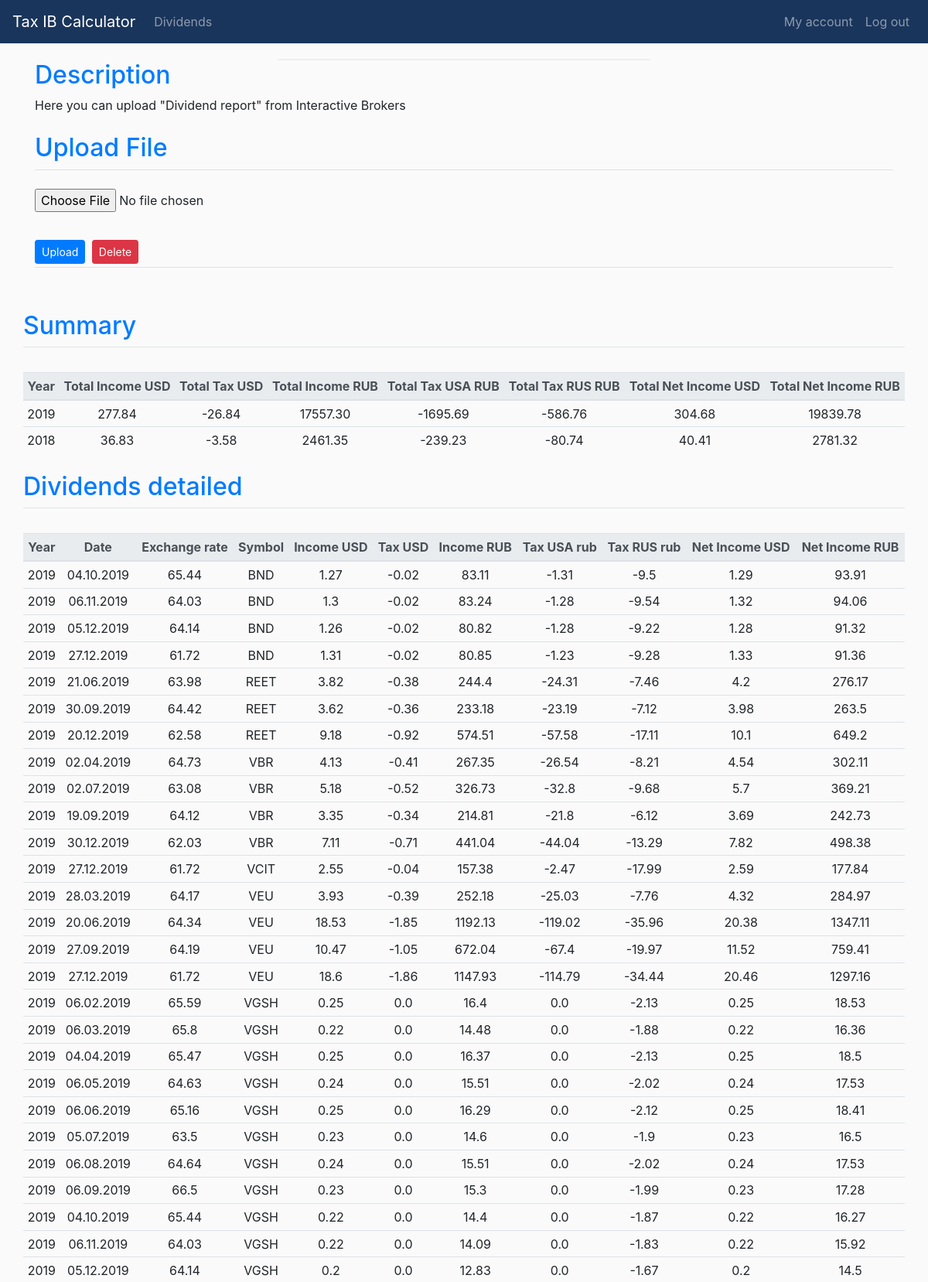
Screenshot of /dividends (signed in, upper part) with the database file from the repository.
### application/models.py (models this page shows, shortened)
class Dividends(db.Model, UserMixin):
    dividend_id = db.Column(db.Integer, primary_key=True)
    symbol = db.Column(db.String(100), nullable = False)
    div_date = db.Column(db.String(50), nullable = False)
    div_year = db.Column(db.Integer, nullable = False)
    gross_income_usd = db.Column(db.Float,nullable = False)
    tax_us = db.Column(db.Float,nullable=False)
    exchange_rate = db.Column(db.Float,nullable=False)
    gross_income_rub = db.Column(db.Float,nullable = False)
    tax_USA_rub = db.Column(db.Float,nullable=False)
    tax_RUS_rub = db.Column(db.Float,nullable=False)
    net_income_usd = db.Column(db.Float,nullable=False)
    net_income_rub = db.Column(db.Float,nullable=False)
    users_id = db.Column(db.Integer, db.ForeignKey('users.id'), nullable=False)

### application/routes.py (the view)
@app.route("/dividends", methods=["GET","POST"])
@login_required
def dividends():
    form = DividendsUploadForm()
    if form.validate_on_submit():
        if form.csv.data:
            f = form.csv.data
            fstring = f.read().decode("utf-8").lower()
            index_left = fstring.find("DividendDetail".lower())
            index_right = fstring.find("DividendRevenueSummary".lower())
            tmp_string = fstring[index_left:index_right]
            splitted_list = tmp_string.splitlines()
            splitted_list = [s.rstrip(",") for s in splitted_list]
            reader = csv.DictReader(splitted_list)
            for row in reader:
                if row["datadiscriminator"] == "summary":
                    d1 = datetime.strptime(row["reportdate"], '%Y%m%d')
                    d2 = datetime.strftime(d1,"%d.%m.%Y")
                    exch_rate = 0
                    with open("application/usd.csv",'r') as file_usd:
                        usd_reader = csv.DictReader(file_usd)
                        while exch_rate == 0:
                            for d in usd_reader:
                                if datetime.strptime(d["data"],'%d.%m.%Y') == d1:
                                    exch_rate = float(d["curs"])
                                elif datetime.strptime(d["data"],'%d.%m.%Y') > d1:
                                    exch_rate = prev_exch_rate
                                else:
                                    prev_exch_rate = float(d["curs"])
                    income_rub = float(row["grossinusd"])  * float(exch_rate)
                    taxInUsRub = float(row["withholdinusd"]) * float(exch_rate)
                    tax13 = income_rub * -0.13
                    taxInRus = tax13 - taxInUsRub
                    if taxInRus > 0:
                        taxInRus = 0
                    net_usd = float(row["grossinusd"]) - float(row["withholdinusd"])
                    net_rub = income_rub - taxInUsRub - taxInRus
                    data = Dividends(
                        symbol = row["symbol"].upper(),
                        div_date = d2,
                        div_year = int(row["reportdate"][0:4]),
                        gross_income_usd = float(row["grossinusd"]),
                        tax_us = float(row["withholdinusd"]),
                        exchange_rate = "{:.2f}".format(exch_rate),
                        gross_income_rub = "{:.2f}".format(income_rub),
                        tax_USA_rub = "{:.2f}".format(taxInUsRub),
                        tax_RUS_rub = "{:.2f}".format(taxInRus),
                        net_income_usd = "{:.2f}".format(net_usd),
                        net_income_rub = "{:.2f}".format(net_rub),
                        users_id = current_user.id
                    )
                    db.session.add(data)
                    db.session.commit()
        return redirect(url_for('dividends'))
    else:
        q = Dividends.query.filter(Dividends.users_id == current_user.id).order_by(Dividends.div_year.desc()).all()
        q2 = db.session.query(
                        Dividends.div_year,
                        db.func.sum(Dividends.gross_income_usd),
                        db.func.sum(Dividends.tax_us),
                        db.func.sum(Dividends.gross_income_rub),
                        db.func.sum(Dividends.tax_USA_rub),
                        db.func.sum(Dividends.tax_RUS_rub),
                        db.func.sum(Dividends.net_income_usd),
                        db.func.sum(Dividends.net_income_rub)
                        ).group_by(Dividends.div_year).order_by(Dividends.div_year.desc()).all()
        i = 0
        summary = []
        for row in q2:
            summary.append(
                {
                "div_year": row[0],
                "gross_income_usd": "{:.2f}".format(row[1]),
                "tax_us": "{:.2f}".format(row[2]),
                "gross_income_rub": "{:.2f}".format(row[3]),
                "tax_USA_rub": "{:.2f}".format(row[4]),
                "tax_RUS_rub": "{:.2f}".format(row[5]),
                "net_income_usd": "{:.2f}".format(row[6]),
                "net_income_rub": "{:.2f}".format(row[7])
                }
            )
            i += 1
        return render_template("dividends.html", form=form, dividends=q, summary=summary)

### application/forms.py
class DividendsUploadForm(FlaskForm):
    csv = FileField("Dividends", validators=[FileAllowed(['csv'])])
    submit = SubmitField('Upload')

### application/models.py (called while the page is built)
@login_manager.user_loader
def load_user(user_id):
    return Users.query.get(int(user_id))

### application/templates/dividends.html (shortened to what this page needs)
{% extends 'base.html' %}
{% block main %}
<div class="container">
  <h2 class="text-primary">Description</h2>
  <div class="row">
    <p class="col-12">
      Here you can upload "Dividend report" from Interactive Brokers
    </p>
  </div>
</div>
  <div class="container">
      <form method="POST", action="/dividends" enctype="multipart/form-data">
          <fieldset class="form-group">
              <legend class="pt-2 text-primary border-bottom mb-4"><h2>Upload File</h2></legend>
              <div class="form-group">
                  {{form.csv(class="form-control-file")}}
              </div>
          </fieldset>
          <div class="border-bottom">
              {{ form.submit(class="btn btn-sm btn-primary") }}
              <button type="button" class="btn btn-sm btn-danger m-1" data-toggle="modal" data-target="#deleteModal">Delete</button>
          </div>
      </form>
    </div>
    {% if not dividends%}
    <div class="container mt-5">
        <h6 style="color: red">There is no data uploaded</h6>
    </div>
    {% else %}
    <div class="container mt-5">
      <div class="row">
          <legend class="pt-2 text-primary border-bottom mb-4"><h2>Summary</h2></legend>
      </div>
      <div class="row pt-2">
        <table class="table table-sm text-center">
          <thead class="thead-light">
            <tr>
              <th scope="col" class="align-middle">Year</th>
              <th scope="col" class="align-middle">Total Income USD</th>
              <th scope="col" class="align-middle">Total Tax USD</th>
              <th scope="col" class="align-middle">Total Income RUB</th>
              <th scope="col" class="align-middle">Total Tax USA RUB</th>
              <th scope="col" class="align-middle">Total Tax RUS RUB</th>
              <th scope="col" class="align-middle">Total Net Income USD</th>
              <th scope="col" class="align-middle">Total Net Income RUB</th>
            </tr>
          </thead>
          <tbody>
          {% for row in summary %}
          <tr>
            <td>{{ row.div_year }}</td>
            <td>{{ row.gross_income_usd }}</td>
            <td>{{ row.tax_us }}</td>
            <td>{{ row.gross_income_rub }}</td>
            <td>{{ row.tax_USA_rub }}</td>
            <td>{{ row.tax_RUS_rub }}</td>
            <td>{{ row.net_income_usd }}</td>
            <td>{{ row.net_income_rub }}</td>
          </tr>
          {% endfor %}
          </tbody>
        </table>
      </div>
    <div class="row">
      <legend class="pt-2 text-primary border-bottom mb-4"><h2>Dividends detailed</h2></legend>
    </div>
        <div class="row pt-2">
              <table class="table table-sm text-center">
                <thead class="thead-light">
                  <tr>
                    <th scope="col">Year</th>
                    <th scope="col">Date</th>
                    <th scope="col">Exchange rate</th>
                    <th scope="col">Symbol</th>
                    <th scope="col">Income USD</th>
                    <th scope="col">Tax USD</th>
                    <th scope="col">Income RUB</th>
                    <th scope="col">Tax USA rub</th>
                    <th scope="col">Tax RUS rub</th>
                    <th scope="col">Net Income USD</th>
                    <th scope="col">Net Income RUB</th>
                  </tr>
                </thead>
                <tbody>
                {% for row in dividends %}
                  <tr>
                    <td>{{ row.div_year }}</td>
                    <td>{{ row.div_date }}</td>
                    <td>{{ row.exchange_rate }}</td>
                    <td>{{ row.symbol }}</td>
                    <td>{{ row.gross_income_usd }}</td>
                    <td>{{ row.tax_us }}</td>
                    <td>{{ row.gross_income_rub }}</td>
                    <td>{{ row.tax_USA_rub }}</td>
                    <td>{{ row.tax_RUS_rub }}</td>
                    <td>{{ row.net_income_usd }}</td>
                    <td>{{ row.net_income_rub }}</td>
                  </tr>
                {% endfor %}
                </tbody>
              </table>
        </div>
    </div>
    {% endif%}
{% endblock %}

### application/templates/base.html (shortened to what this page needs)
<!doctype html>
<html lang="en">
    <head>
            <link rel="stylesheet" href="https://stackpath.bootstrapcdn.com/bootstrap/4.4.1/css/bootstrap.min.css">
            <link rel= "stylesheet" type= "text/css" href="{{ url_for('static',filename='main.css') }}">
    </head>
    <body>
        <nav class="navbar navbar-expand-md navbar-dark" style="background-color: #1A355B;">
            <a class="navbar-brand" href="{{ url_for('home')}}">Tax IB Calculator</a>
            {% if current_user.is_authenticated %}
                <div class="collapse navbar-collapse" id="collapsibleNavbar">
                    <ul class="navbar-nav mr-auto">
                        <li class="nav-item"><a class="nav-link" href="{{ url_for('dividends')}}">Dividends</a></li>
                    </ul>
                    <ul class="navbar-nav ml-auto">
                        <li class="nav-item"><a class="nav-link" href="{{ url_for('account')}}">My account</a></li>
                        <li class="nav-item"><a class="nav-link" href="{{ url_for('logout')}}">Log out</a></li>
                    </ul>
                </div>
            {% endif %}
        </nav>
        <div class="my-container">
        </div>
            {%block main%}
            {%endblock%}
    </body>
</html>

### application/static/main.css (style rules this page uses)
.my-container { margin-left: 30%; margin-right: 30%; margin-top: 20px; background-color: white; border:1px solid #EEECEF; }
body { background-color: #FAFAFA; }

### rows the page displays
Dividends: div_year "2019", div_date "04.10.2019", exchange_rate "65.44", symbol "BND", gross_income_usd "1.27", tax_us "-0.02", gross_income_rub "83.11", tax_USA_rub "-1.31", tax_RUS_rub "-9.5", net_income_usd "1.29", net_income_rub "93.91"
Dividends: div_year "2019", div_date "06.11.2019", exchange_rate "64.03", symbol "BND", gross_income_usd "1.3", tax_us "-0.02", gross_income_rub "83.24", tax_USA_rub "-1.28", tax_RUS_rub "-9.54", net_income_usd "1.32", net_income_rub "94.06"
Dividends: div_year "2019", div_date "05.12.2019", exchange_rate "64.14", symbol "BND", gross_income_usd "1.26", tax_us "-0.02", gross_income_rub "80.82", tax_USA_rub "-1.28", tax_RUS_rub "-9.22", net_income_usd "1.28", net_income_rub "91.32"
Dividends: div_year "2019", div_date "27.12.2019", exchange_rate "61.72", symbol "BND", gross_income_usd "1.31", tax_us "-0.02", gross_income_rub "80.85", tax_USA_rub "-1.23", tax_RUS_rub "-9.28", net_income_usd "1.33", net_income_rub "91.36"
Dividends: div_year "2019", div_date "21.06.2019", exchange_rate "63.98", symbol "REET", gross_income_usd "3.82", tax_us "-0.38", gross_income_rub "244.4", tax_USA_rub "-24.31", tax_RUS_rub "-7.46", net_income_usd "4.2", net_income_rub "276.17"
Dividends: div_year "2019", div_date "30.09.2019", exchange_rate "64.42", symbol "REET", gross_income_usd "3.62", tax_us "-0.36", gross_income_rub "233.18", tax_USA_rub "-23.19", tax_RUS_rub "-7.12", net_income_usd "3.98", net_income_rub "263.5"
Dividends: div_year "2019", div_date "20.12.2019", exchange_rate "62.58", symbol "REET", gross_income_usd "9.18", tax_us "-0.92", gross_income_rub "574.51", tax_USA_rub "-57.58", tax_RUS_rub "-17.11", net_income_usd "10.1", net_income_rub "649.2"
Dividends: div_year "2019", div_date "02.04.2019", exchange_rate "64.73", symbol "VBR", gross_income_usd "4.13", tax_us "-0.41", gross_income_rub "267.35", tax_USA_rub "-26.54", tax_RUS_rub "-8.21", net_income_usd "4.54", net_income_rub "302.11"
Dividends: div_year "2019", div_date "02.07.2019", exchange_rate "63.08", symbol "VBR", gross_income_usd "5.18", tax_us "-0.52", gross_income_rub "326.73", tax_USA_rub "-32.8", tax_RUS_rub "-9.68", net_income_usd "5.7", net_income_rub "369.21"
Dividends: div_year "2019", div_date "19.09.2019", exchange_rate "64.12", symbol "VBR", gross_income_usd "3.35", tax_us "-0.34", gross_income_rub "214.81", tax_USA_rub "-21.8", tax_RUS_rub "-6.12", net_income_usd "3.69", net_income_rub "242.73"
Dividends: div_year "2019", div_date "30.12.2019", exchange_rate "62.03", symbol "VBR", gross_income_usd "7.11", tax_us "-0.71", gross_income_rub "441.04", tax_USA_rub "-44.04", tax_RUS_rub "-13.29", net_income_usd "7.82", net_income_rub "498.38"
Dividends: div_year "2019", div_date "27.12.2019", exchange_rate "61.72", symbol "VCIT", gross_income_usd "2.55", tax_us "-0.04", gross_income_rub "157.38", tax_USA_rub "-2.47", tax_RUS_rub "-17.99", net_income_usd "2.59", net_income_rub "177.84"
Dividends: div_year "2019", div_date "28.03.2019", exchange_rate "64.17", symbol "VEU", gross_income_usd "3.93", tax_us "-0.39", gross_income_rub "252.18", tax_USA_rub "-25.03", tax_RUS_rub "-7.76", net_income_usd "4.32", net_income_rub "284.97"
Dividends: div_year "2019", div_date "20.06.2019", exchange_rate "64.34", symbol "VEU", gross_income_usd "18.53", tax_us "-1.85", gross_income_rub "1192.13", tax_USA_rub "-119.02", tax_RUS_rub "-35.96", net_income_usd "20.38", net_income_rub "1347.11"
Dividends: div_year "2019", div_date "27.09.2019", exchange_rate "64.19", symbol "VEU", gross_income_usd "10.47", tax_us "-1.05", gross_income_rub "672.04", tax_USA_rub "-67.4", tax_RUS_rub "-19.97", net_income_usd "11.52", net_income_rub "759.41"
Dividends: div_year "2019", div_date "27.12.2019", exchange_rate "61.72", symbol "VEU", gross_income_usd "18.6", tax_us "-1.86", gross_income_rub "1147.93", tax_USA_rub "-114.79", tax_RUS_rub "-34.44", net_income_usd "20.46", net_income_rub "1297.16"
Dividends: div_year "2019", div_date "06.02.2019", exchange_rate "65.59", symbol "VGSH", gross_income_usd "0.25", tax_us "0.0", gross_income_rub "16.4", tax_USA_rub "0.0", tax_RUS_rub "-2.13", net_income_usd "0.25", net_income_rub "18.53"
Dividends: div_year "2019", div_date "06.03.2019", exchange_rate "65.8", symbol "VGSH", gross_income_usd "0.22", tax_us "0.0", gross_income_rub "14.48", tax_USA_rub "0.0", tax_RUS_rub "-1.88", net_income_usd "0.22", net_income_rub "16.36"
Dividends: div_year "2019", div_date "04.04.2019", exchange_rate "65.47", symbol "VGSH", gross_income_usd "0.25", tax_us "0.0", gross_income_rub "16.37", tax_USA_rub "0.0", tax_RUS_rub "-2.13", net_income_usd "0.25", net_income_rub "18.5"
Dividends: div_year "2019", div_date "06.05.2019", exchange_rate "64.63", symbol "VGSH", gross_income_usd "0.24", tax_us "0.0", gross_income_rub "15.51", tax_USA_rub "0.0", tax_RUS_rub "-2.02", net_income_usd "0.24", net_income_rub "17.53"
Dividends: div_year "2019", div_date "06.06.2019", exchange_rate "65.16", symbol "VGSH", gross_income_usd "0.25", tax_us "0.0", gross_income_rub "16.29", tax_USA_rub "0.0", tax_RUS_rub "-2.12", net_income_usd "0.25", net_income_rub "18.41"
Dividends: div_year "2019", div_date "05.07.2019", exchange_rate "63.5", symbol "VGSH", gross_income_usd "0.23", tax_us "0.0", gross_income_rub "14.6", tax_USA_rub "0.0", tax_RUS_rub "-1.9", net_income_usd "0.23", net_income_rub "16.5"
Dividends: div_year "2019", div_date "06.08.2019", exchange_rate "64.64", symbol "VGSH", gross_income_usd "0.24", tax_us "0.0", gross_income_rub "15.51", tax_USA_rub "0.0", tax_RUS_rub "-2.02", net_income_usd "0.24", net_income_rub "17.53"
Dividends: div_year "2019", div_date "06.09.2019", exchange_rate "66.5", symbol "VGSH", gross_income_usd "0.23", tax_us "0.0", gross_income_rub "15.3", tax_USA_rub "0.0", tax_RUS_rub "-1.99", net_income_usd "0.23", net_income_rub "17.28"
Dividends: div_year "2019", div_date "04.10.2019", exchange_rate "65.44", symbol "VGSH", gross_income_usd "0.22", tax_us "0.0", gross_income_rub "14.4", tax_USA_rub "0.0", tax_RUS_rub "-1.87", net_income_usd "0.22", net_income_rub "16.27"
Dividends: div_year "2019", div_date "06.11.2019", exchange_rate "64.03", symbol "VGSH", gross_income_usd "0.22", tax_us "0.0", gross_income_rub "14.09", tax_USA_rub "0.0", tax_RUS_rub "-1.83", net_income_usd "0.22", net_income_rub "15.92"
Dividends: div_year "2019", div_date "05.12.2019", exchange_rate "64.14", symbol "VGSH", gross_income_usd "0.2", tax_us "0.0", gross_income_rub "12.83", tax_USA_rub "0.0", tax_RUS_rub "-1.67", net_income_usd "0.2", net_income_rub "14.5"

### other values shown
{{ row.div_year }} "2019" "2018"
{{ row.gross_income_usd }} "277.84" "36.83"
{{ row.tax_us }} "-26.84" "-3.58"
{{ row.gross_income_rub }} "17557.30" "2461.35"
{{ row.tax_USA_rub }} "-1695.69" "-239.23"
{{ row.tax_RUS_rub }} "-586.76" "-80.74"
{{ row.net_income_usd }} "304.68" "40.41"
{{ row.net_income_rub }} "19839.78" "2781.32"
